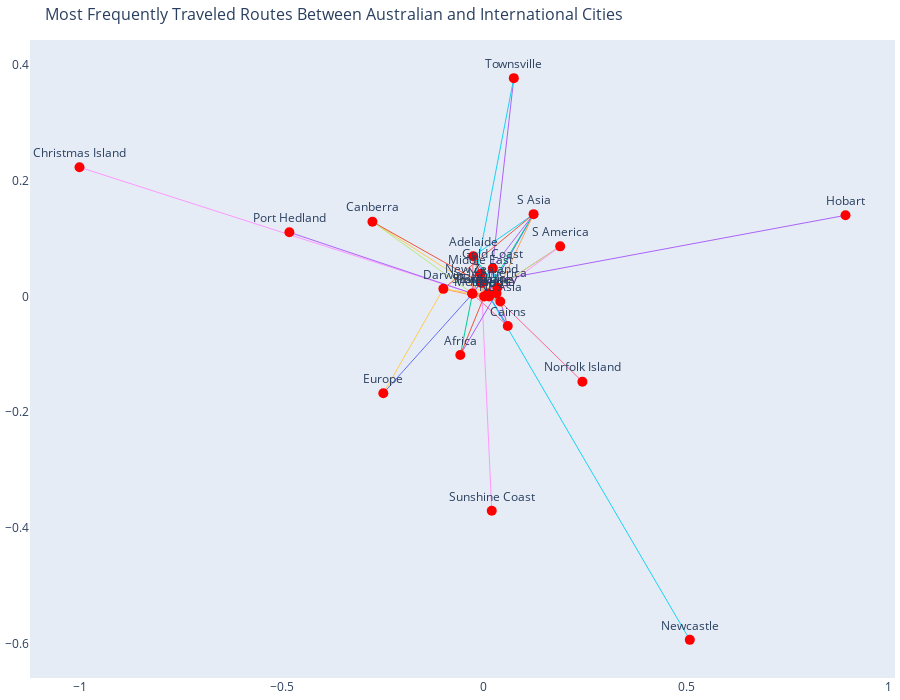

Notebook code cell kept with this figure:
### Markdown cell above
## Route Analysis With Network Diagram

### Code cell
import networkx as nx
import plotly.graph_objects as go

route_data = df.groupby(['australian_city', 'port_region']).agg({'all_flights': 'sum'}).reset_index()

G = nx.Graph()

for _, row in route_data.iterrows():
    G.add_edge(row['australian_city'], row['port_region'], weight=row['all_flights'])

edge_weights = [G[u][v]['weight'] for u, v in G.edges()]

pos = nx.spring_layout(G, seed=42)

x_nodes = [pos[node][0] for node in G.nodes()]
y_nodes = [pos[node][1] for node in G.nodes()]
nodes = list(G.nodes())

edge_trace = []
for edge in G.edges(data=True):
    x0, y0 = pos[edge[0]]
    x1, y1 = pos[edge[1]]
    weight = edge[2]['weight']
    edge_trace.append(go.Scatter(
        x=[x0, x1, None],
        y=[y0, y1, None],
        line=dict(width=1),
        hoverinfo='none',
        mode='lines'
    ))

node_trace = go.Scatter(
    x=x_nodes,
    y=y_nodes,
    mode='markers+text',
    text=nodes,
    textposition="top center",
    hoverinfo='text',
    marker=dict(
        size=10,
        color='red'
    )
)

fig = go.Figure(data=edge_trace + [node_trace],
                layout=go.Layout(
                    title='Most Frequently Traveled Routes Between Australian and International Cities',
                    titlefont_size=16,
                    showlegend=False,
                    hovermode='closest',
                    margin=dict(b=20, l=5, r=5, t=40),
                    xaxis=dict(showgrid=False, zeroline=False),
                    yaxis=dict(showgrid=False, zeroline=False)
                ))

fig.update_layout(
    height = 700
)

fig.show()

### Figure 1 — Plotly figure (JSON) as saved in the notebook; plotly's stock layout.template omitted (floating-point values rounded to 4 significant figures)
{"data": [{"hoverinfo": "none", "line": {"width": 1}, "mode": "lines", "type": "scatter", "x": [-0.02646, 0.01285, null], "y": [0.06937, 0.0001413, null]}, {"hoverinfo": "none", "line": {"width": 1}, "mode": "lines", "type": "scatter", "x": [-0.02646, -0.007882, null], "y": [0.06937, 0.03879, null]}, {"hoverinfo": "none", "line": {"width": 1}, "mode": "lines", "type": "scatter", "x": [-0.02646, 0.0333, null], "y": [0.06937, 0.01559, null]}, {"hoverinfo": "none", "line": {"width": 1}, "mode": "lines", "type": "scatter", "x": [-0.02646, 0.04051, null], "y": [0.06937, -0.008815, null]}, {"hoverinfo": "none", "line": {"width": 1}, "mode": "lines", "type": "scatter", "x": [-0.02646, -0.006267, null], "y": [0.06937, 0.02312, null]}, {"hoverinfo": "none", "line": {"width": 1}, "mode": "lines", "type": "scatter", "x": [-0.02646, 0.1229, null], "y": [0.06937, 0.1422, null]}, {"hoverinfo": "none", "line": {"width": 1}, "mode": "lines", "type": "scatter", "x": [-0.02646, -0.02897, null], "y": [0.06937, 0.005266, null]}, {"hoverinfo": "none", "line": {"width": 1}, "mode": "lines", "type": "scatter", "x": [0.01285, 0.0103, null], "y": [0.0001413, 0.004948, null]}, {"hoverinfo": "none", "line": {"width": 1}, "mode": "lines", "type": "scatter", "x": [0.01285, 0.05895, null], "y": [0.0001413, -0.05115, null]}, {"hoverinfo": "none", "line": {"width": 1}, "mode": "lines", "type": "scatter", "x": [0.01285, -0.2756, null], "y": [0.0001413, 0.1291, null]}, {"hoverinfo": "none", "line": {"width": 1}, "mode": "lines", "type": "scatter", "x": [0.01285, 0.02215, null], "y": [0.0001413, 0.04879, null]}, {"hoverinfo": "none", "line": {"width": 1}, "mode": "lines", "type": "scatter", "x": [0.01285, 0.0006673, null], "y": [0.0001413, 0.0001143, null]}, {"hoverinfo": "none", "line": {"width": 1}, "mode": "lines", "type": "scatter", "x": [0.01285, 0.0312, null], "y": [0.0001413, 0.005569, null]}, {"hoverinfo": "none", "line": {"width": 1}, "mode": "lines", "type": "scatter", "x": [0.01285, 0.07392, null], "y": [0.0001413, 0.3771, null]}, {"hoverinfo": "none", "line": {"width": 1}, "mode": "lines", "type": "scatter", "x": [-0.007882, 0.0103, null], "y": [0.03879, 0.004948, null]}, {"hoverinfo": "none", "line": {"width": 1}, "mode": "lines", "type": "scatter", "x": [-0.007882, 0.0006673, null], "y": [0.03879, 0.0001143, null]}, {"hoverinfo": "none", "line": {"width": 1}, "mode": "lines", "type": "scatter", "x": [-0.007882, -0.02823, null], "y": [0.03879, 0.004719, null]}, {"hoverinfo": "none", "line": {"width": 1}, "mode": "lines", "type": "scatter", "x": [-0.007882, 0.0312, null], "y": [0.03879, 0.005569, null]}, {"hoverinfo": "none", "line": {"width": 1}, "mode": "lines", "type": "scatter", "x": [0.0333, 0.0103, null], "y": [0.01559, 0.004948, null]}, {"hoverinfo": "none", "line": {"width": 1}, "mode": "lines", "type": "scatter", "x": [0.0333, 0.05895, null], "y": [0.01559, -0.05115, null]}, {"hoverinfo": "none", "line": {"width": 1}, "mode": "lines", "type": "scatter", "x": [0.0333, 0.0006673, null], "y": [0.01559, 0.0001143, null]}, {"hoverinfo": "none", "line": {"width": 1}, "mode": "lines", "type": "scatter", "x": [0.0333, 0.0312, null], "y": [0.01559, 0.005569, null]}, {"hoverinfo": "none", "line": {"width": 1}, "mode": "lines", "type": "scatter", "x": [0.04051, 0.0103, null], "y": [-0.008815, 0.004948, null]}, {"hoverinfo": "none", "line": {"width": 1}, "mode": "lines", "type": "scatter", "x": [0.04051, 0.05895, null], "y": [-0.008815, -0.05115, null]}, {"hoverinfo": "none", "line": {"width": 1}, "mode": "lines", "type": "scatter", "x": [0.04051, -0.1002, null], "y": [-0.008815, 0.01312, null]}, {"hoverinfo": "none", "line": {"width": 1}, "mode": "lines", "type": "scatter", "x": [0.04051, 0.02215, null], "y": [-0.008815, 0.04879, null]}, {"hoverinfo": "none", "line": {"width": 1}, "mode": "lines", "type": "scatter", "x": [0.04051, 0.0006673, null], "y": [-0.008815, 0.0001143, null]}, {"hoverinfo": "none", "line": {"width": 1}, "mode": "lines", "type": "scatter", "x": [0.04051, -0.02823, null], "y": [-0.008815, 0.004719, null]}, {"hoverinfo": "none", "line": {"width": 1}, "mode": "lines", "type": "scatter", "x": [0.04051, 0.0312, null], "y": [-0.008815, 0.005569, null]}, {"hoverinfo": "none", "line": {"width": 1}, "mode": "lines", "type": "scatter", "x": [-0.006267, 0.0103, null], "y": [0.02312, 0.004948, null]}, {"hoverinfo": "none", "line": {"width": 1}, "mode": "lines", "type": "scatter", "x": [-0.006267, 0.05895, null], "y": [0.02312, -0.05115, null]}, {"hoverinfo": "none", "line": {"width": 1}, "mode": "lines", "type": "scatter", "x": [-0.006267, -0.2756, null], "y": [0.02312, 0.1291, null]}, {"hoverinfo": "none", "line": {"width": 1}, "mode": "lines", "type": "scatter", "x": [-0.006267, 0.02215, null], "y": [0.02312, 0.04879, null]}, {"hoverinfo": "none", "line": {"width": 1}, "mode": "lines", "type": "scatter", "x": [-0.006267, 0.8941, null], "y": [0.02312, 0.1402, null]}, {"hoverinfo": "none", "line": {"width": 1}, "mode": "lines", "type": "scatter", "x": [-0.006267, 0.0006673, null], "y": [0.02312, 0.0001143, null]}, {"hoverinfo": "none", "line": {"width": 1}, "mode": "lines", "type": "scatter", "x": [-0.006267, 0.5092, null], "y": [0.02312, -0.5932, null]}, {"hoverinfo": "none", "line": {"width": 1}, "mode": "lines", "type": "scatter", "x": [-0.006267, 0.2436, null], "y": [0.02312, -0.1472, null]}, {"hoverinfo": "none", "line": {"width": 1}, "mode": "lines", "type": "scatter", "x": [-0.006267, -0.02823, null], "y": [0.02312, 0.004719, null]}, {"hoverinfo": "none", "line": {"width": 1}, "mode": "lines", "type": "scatter", "x": [-0.006267, 0.01944, null], "y": [0.02312, -0.3703, null]}, {"hoverinfo": "none", "line": {"width": 1}, "mode": "lines", "type": "scatter", "x": [-0.006267, 0.0312, null], "y": [0.02312, 0.005569, null]}, {"hoverinfo": "none", "line": {"width": 1}, "mode": "lines", "type": "scatter", "x": [0.1229, 0.0103, null], "y": [0.1422, 0.004948, null]}, {"hoverinfo": "none", "line": {"width": 1}, "mode": "lines", "type": "scatter", "x": [0.1229, -0.1002, null], "y": [0.1422, 0.01312, null]}, {"hoverinfo": "none", "line": {"width": 1}, "mode": "lines", "type": "scatter", "x": [0.1229, 0.0006673, null], "y": [0.1422, 0.0001143, null]}, {"hoverinfo": "none", "line": {"width": 1}, "mode": "lines", "type": "scatter", "x": [0.1229, -0.02823, null], "y": [0.1422, 0.004719, null]}, {"hoverinfo": "none", "line": {"width": 1}, "mode": "lines", "type": "scatter", "x": [0.1229, 0.0312, null], "y": [0.1422, 0.005569, null]}, {"hoverinfo": "none", "line": {"width": 1}, "mode": "lines", "type": "scatter", "x": [-0.02897, 0.0103, null], "y": [0.005266, 0.004948, null]}, {"hoverinfo": "none", "line": {"width": 1}, "mode": "lines", "type": "scatter", "x": [-0.02897, 0.05895, null], "y": [0.005266, -0.05115, null]}, {"hoverinfo": "none", "line": {"width": 1}, "mode": "lines", "type": "scatter", "x": [-0.02897, -0.2756, null], "y": [0.005266, 0.1291, null]}, {"hoverinfo": "none", "line": {"width": 1}, "mode": "lines", "type": "scatter", "x": [-0.02897, -1, null], "y": [0.005266, 0.2233, null]}, {"hoverinfo": "none", "line": {"width": 1}, "mode": "lines", "type": "scatter", "x": [-0.02897, -0.1002, null], "y": [0.005266, 0.01312, null]}, {"hoverinfo": "none", "line": {"width": 1}, "mode": "lines", "type": "scatter", "x": [-0.02897, 0.02215, null], "y": [0.005266, 0.04879, null]}, {"hoverinfo": "none", "line": {"width": 1}, "mode": "lines", "type": "scatter", "x": [-0.02897, 0.0006673, null], "y": [0.005266, 0.0001143, null]}, {"hoverinfo": "none", "line": {"width": 1}, "mode": "lines", "type": "scatter", "x": [-0.02897, -0.02823, null], "y": [0.005266, 0.004719, null]}, {"hoverinfo": "none", "line": {"width": 1}, "mode": "lines", "type": "scatter", "x": [-0.02897, -0.481, null], "y": [0.005266, 0.1109, null]}, {"hoverinfo": "none", "line": {"width": 1}, "mode": "lines", "type": "scatter", "x": [-0.02897, 0.0312, null], "y": [0.005266, 0.005569, null]}, {"hoverinfo": "none", "line": {"width": 1}, "mode": "lines", "type": "scatter", "x": [-0.02897, 0.07392, null], "y": [0.005266, 0.3771, null]}, {"hoverinfo": "none", "line": {"width": 1}, "mode": "lines", "type": "scatter", "x": [0.0103, 0.1886, null], "y": [0.004948, 0.08653, null]}, {"hoverinfo": "none", "line": {"width": 1}, "mode": "lines", "type": "scatter", "x": [0.1886, 0.0006673, null], "y": [0.08653, 0.0001143, null]}, {"hoverinfo": "none", "line": {"width": 1}, "mode": "lines", "type": "scatter", "x": [0.1886, 0.0312, null], "y": [0.08653, 0.005569, null]}, {"hoverinfo": "none", "line": {"width": 1}, "mode": "lines", "type": "scatter", "x": [-0.1002, -0.2487, null], "y": [0.01312, -0.1672, null]}, {"hoverinfo": "none", "line": {"width": 1}, "mode": "lines", "type": "scatter", "x": [-0.2487, -0.02823, null], "y": [-0.1672, 0.004719, null]}, {"hoverinfo": "none", "line": {"width": 1}, "mode": "lines", "type": "scatter", "x": [0.0006673, -0.05834, null], "y": [0.0001143, -0.101, null]}, {"hoverinfo": "none", "line": {"width": 1}, "mode": "lines", "type": "scatter", "x": [-0.05834, -0.02823, null], "y": [-0.101, 0.004719, null]}, {"hoverinfo": "none", "line": {"width": 1}, "mode": "lines", "type": "scatter", "x": [-0.05834, 0.0312, null], "y": [-0.101, 0.005569, null]}, {"hoverinfo": "text", "marker": {"color": "red", "size": 10}, "mode": "markers+text", "text": ["Adelaide", "Islands", "Middle East", "N America", "NE Asia", "New Zealand", "S Asia", "SE Asia", "Brisbane", "S America", "Cairns", "Canberra", "Christmas Island", "Darwin", "Europe", "Gold Coast", "Hobart", "Melbourne", "Africa", "Newcastle", "Norfolk Island", "Perth", "Port Hedland", "Sunshine Coast", "Sydney", "Townsville"], "textposition": "top center", "type": "scatter", "x": [-0.02646, 0.01285, -0.007882, 0.0333, 0.04051, -0.006267, 0.1229, -0.02897, 0.0103, 0.1886, 0.05895, -0.2756, -1, -0.1002, -0.2487, 0.02215, 0.8941, 0.0006673, -0.05834, 0.5092, 0.2436, -0.02823, -0.481, 0.01944, 0.0312, 0.07392], "y": [0.06937, 0.0001413, 0.03879, 0.01559, -0.008815, 0.02312, 0.1422, 0.005266, 0.004948, 0.08653, -0.05115, 0.1291, 0.2233, 0.01312, -0.1672, 0.04879, 0.1402, 0.0001143, -0.101, -0.5932, -0.1472, 0.004719, 0.1109, -0.3703, 0.005569, 0.3771]}], "layout": {"height": 700, "hovermode": "closest", "margin": {"b": 20, "l": 5, "r": 5, "t": 40}, "showlegend": false, "title": {"font": {"size": 16}, "text": "Most Frequently Traveled Routes Between Australian and International Cities"}, "xaxis": {"showgrid": false, "zeroline": false}, "yaxis": {"showgrid": false, "zeroline": false}}}
